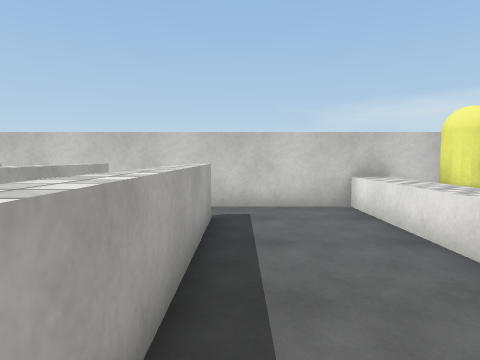
View 1 (above)

13 first-person views from a walk through a scene from a Unity 3-D project. The camera is 1.3 m above the floor, tilts 4° down and sees 75° across. Doors are open. The floor is counted in squares, 1 m on a side. Each view is taken from the middle of a square. On the plan, view 1 faces up. The plan holds only what a view shows up to about 14 squares ahead; the rest is blank. The place goes on beyond the plan. The player character is not drawn. Surface patterns are stand-ins for the level's own textures.

View 2
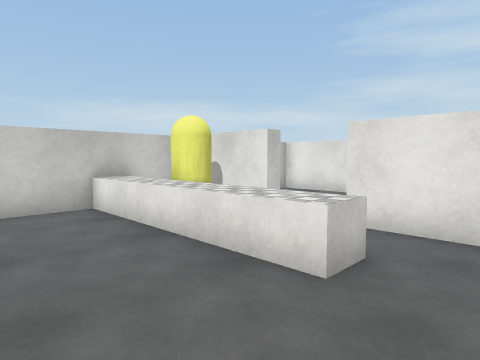

View 3
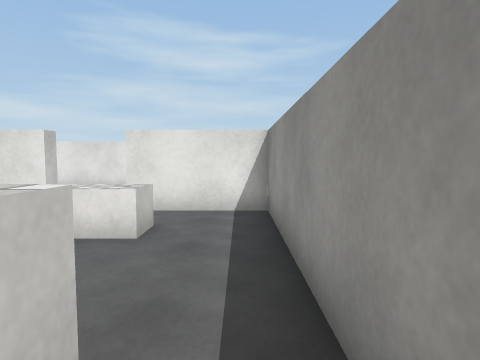

View 4
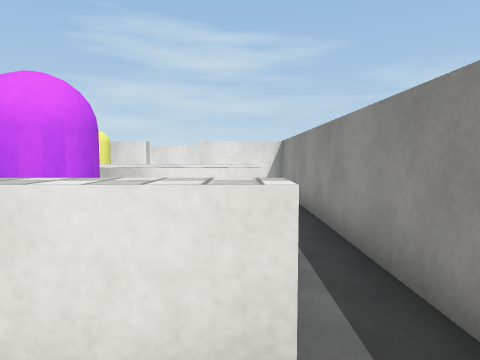

View 5
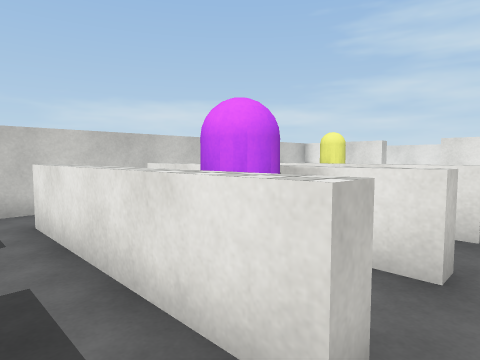

View 6
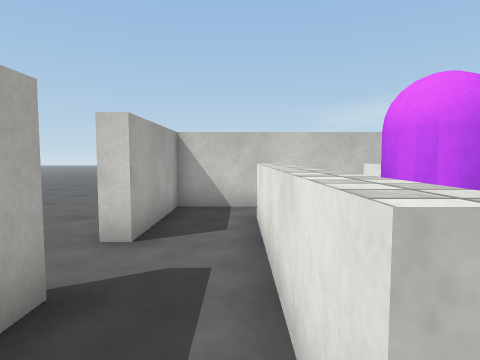

View 7
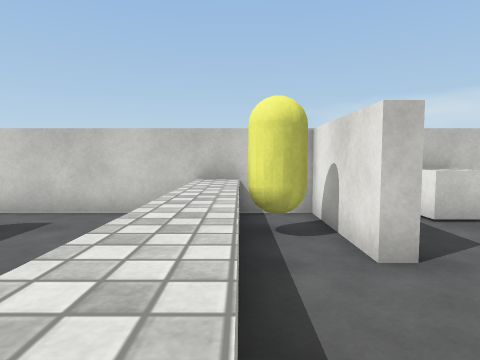

View 8
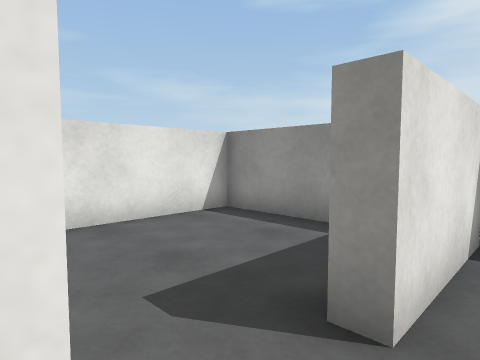

View 9
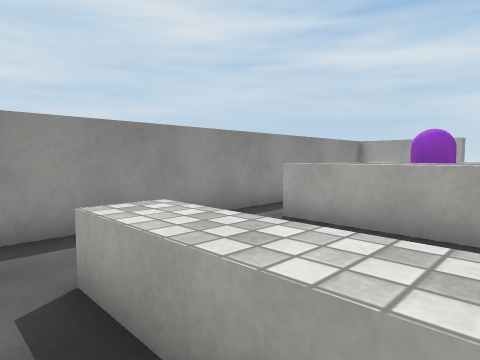

View 10
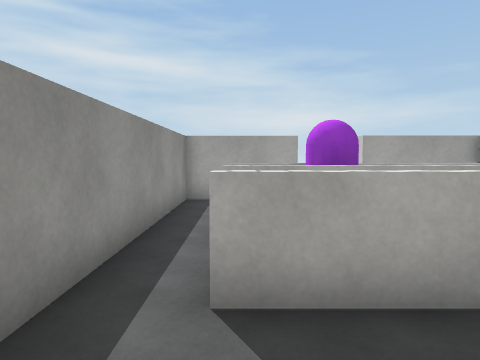

View 11
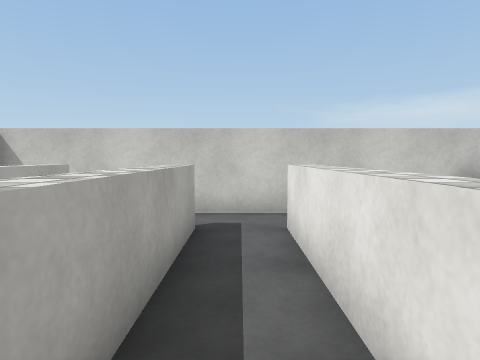

View 12
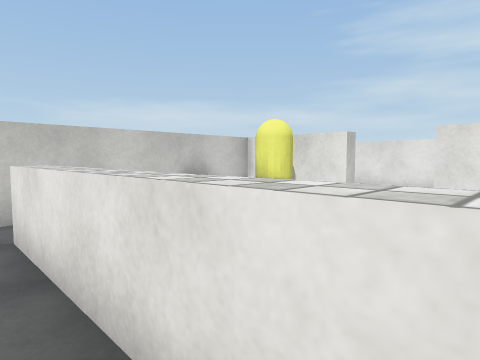

View 13
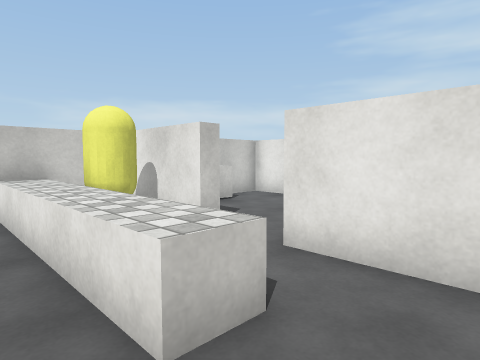

### Floor plan
Key: @ floor where view 1 was taken; # wall or solid block; . floor; D open door; = window, fence, low wall or low ledge; ^ raised ledge; C yellow capsule; P purple capsule; U cube.
Columns run from 12 left of view 1 to 11 right of it. Each row starts with its distance up from view 1.
 11 ..
 10 ..
  9 ...
  8  .. ###########^^## UU##
  7  ...#..###.....^CC#.UU.#
  6   ..#.=# ^.^...^CC#....#
  5    .#.=# ^.^...^^.#....#
  4    ...=# ^.^...^^.D....#
  3     ..=#P^.^...^^.D....#
  2     #.=#P^.^...^^.#....#
  1     #.==.^.^......#....#
  0     #.......@.....# ...#
 -1     ####################

Where each view was taken, in squares from view 1:
view 1: 0 up, 0 right, facing up
view 2: 0 up, 0 right, facing up-right
view 3: 0 up, 2 left, facing right
view 4: 1 up, 7 left, facing right
view 5: 0 up, 7 left, facing up-right
view 6: 0 up, 6 left, facing up
view 7: 1 up, 4 right, facing up
view 8: 5 up, 5 right, facing down-right
view 9: 5 up, 5 right, facing down-left
view 10: 1 up, 2 right, facing left
view 11: 1 up, 2 left, facing up
view 12: 1 up, 2 left, facing up-right
view 13: 0 up, 2 right, facing up-right
